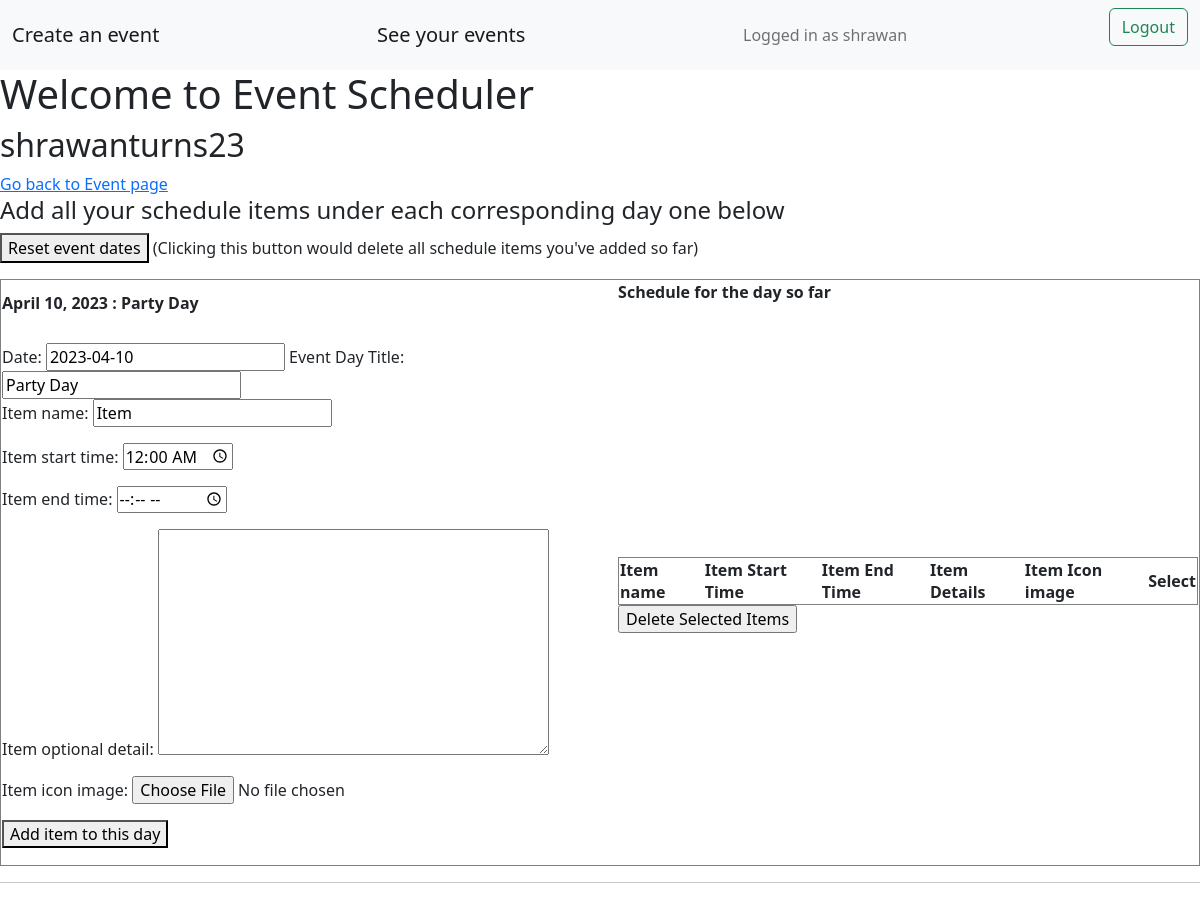
The app's page /event/shrawanturns23/eventscheduler (signed in) with its own data.
### accounts/models.py (models this page shows, shortened)
class Account(AbstractBaseUser):
    email = models.EmailField(verbose_name="email",max_length=60,unique=True)
    username = models.CharField(max_length=30,unique=True)
    date_joined = models.DateTimeField(verbose_name="date joined",auto_now_add=True)
    last_login = models.DateTimeField(verbose_name="last login",auto_now=True)
    is_admin = models.BooleanField(default=False)
    is_active = models.BooleanField(default=True)
    is_staff = models.BooleanField(default=False)
    is_superuser = models.BooleanField(default=False)
    profile_image = models.ImageField(max_length=255,upload_to = get_profile_image_filepath, null = True, blank = True)
    hide_email = models.BooleanField(default=True)
    phone_number = PhoneNumberField(unique=True)
    USERNAME_FIELD = 'email'
    REQUIRED_FIELDS = ['username','phone_number']
    objects = MyAccountManager()

### events/models.py (models this page shows, shortened)
class Event(models.Model):
    title = models.CharField(max_length=200)
    eventcode = models.CharField(max_length=50,primary_key=True)
    description = RichTextField(blank=True)
    eventtype = models.CharField(max_length=200)
    created = models.DateTimeField(auto_now_add=True)
    location = models.CharField(max_length=200)
    contactperson = models.CharField(max_length=200)
    contactpersonphone = PhoneNumberField()
    user = models.ForeignKey(Account,on_delete=models.CASCADE)
    mark_event_as_completed = models.BooleanField(default=False)
    image = models.ImageField(upload_to='events/images/',blank=True)
    invitation_email_subject = models.CharField(max_length=200, blank=True)
    invitation_email_content = RichTextField(blank=True)
    invitation_whatsapp_content = models.TextField(blank=True,null=True)
    invitation_image = models.ImageField(upload_to='events/images/',blank=True,null = True)
    eventstartdate = models.DateField()
    eventenddate = models.DateField()
    event_start_time = models.TimeField(default=datetime.time(00, 00))
    event_end_time = models.TimeField(blank = True,null=True)
    information_on_schedule = models.TextField(blank=True,null = True)
    event_venue_iframe = models.TextField(blank = True,null=True)
    event_venue_photo = models.ImageField(upload_to='events/images/',blank=True,null=True)
    eventrange = models.PositiveSmallIntegerField(default = 1)
    information_on_venue = models.TextField(blank=True,null = True)
    rsvp_option = models.BooleanField(default=True)
    scheduling_option = models.BooleanField(default=True)
    gallery_option = models.BooleanField(default=True)
    wishes_option = models.BooleanField(default=True)
    rsvp_code = models.CharField(max_length=7,blank=True)
    theme = models.CharField(max_length=50, choices=THEME_CHOICES, default='default-theme.css')

class EventDate(models.Model):
    day_eventcode = models.ForeignKey(Event,on_delete=models.CASCADE)
    day_date = models.DateField(default=datetime.date.today)
    day_dayname = models.CharField(max_length=70,default="Day")

### invites/views.py (the view, shortened to what this page needs)
# urls.py: path('event/<str:eventcode_key>/eventscheduler',views.eventscheduler,name='eventscheduler'),
@login_required
def eventscheduler(request,eventcode_key):
    event = Event.objects.get(user = request.user, eventcode = eventcode_key)
    eventdates = EventDate.objects.filter(day_eventcode = event)
    if len(eventdates) == 0:
        if event.eventstartdate == event.eventenddate:
            selected_dates = [event.eventstartdate.strftime("%Y-%m-%d")]
            date_range = [event.eventstartdate.strftime("%Y-%m-%d")]
        else:
            selected_dates, date_range = get_event_date_range(event)
            print(selected_dates)
        if request.method == 'GET' and len(date_range) > 1:
            return render(request,'invites/eventscheduler.html',{'event':event,'date_range':date_range})
        elif request.method == 'GET' and len(date_range) == 1:
            return render(request,'invites/eventscheduler.html',{'event':event,'selected_dates':selected_dates})
        else:
            if 'selected_date' in request.POST:
                selected_dates = list(request.POST.getlist('selected_date',[]))
                print(f'dates selected {selected_dates}')
                request.session['selected_dates'] = selected_dates
                return render(request,'invites/eventscheduler.html',{'event':event,'selected_dates':selected_dates})
            elif 'selected_dates' in request.session and set(request.session['selected_dates']).issubset(set(list(request.POST.keys()))):
                for date in request.POST:
                    if date == 'csrfmiddlewaretoken':
                        continue
                    EventDate.objects.create(day_eventcode = event,day_date = date,day_dayname = request.POST[date])
                return redirect('eventscheduler',eventcode_key = eventcode_key)
            else:
                print('failed')
                print(set(selected_dates))
                print(set(list(request.POST.keys())))
                print(dict(request.POST))
                temp_dict = dict(request.POST)
                del temp_dict['csrfmiddlewaretoken']
                date = list(temp_dict.keys())[0]
                name = list(temp_dict.values())[0][0]
                EventDate.objects.create(day_eventcode = event,day_date = date,day_dayname = name)
                return redirect('eventscheduler',eventcode_key = eventcode_key)
    else:
        existing_schedlues = Schedule.objects.filter(item_eventcode = event)
        if request.method == 'GET':
            form_map = {}
            for eventdate in eventdates:
                schedule_for_the_day = existing_schedlues.filter(item_date = eventdate)
                form_map.update({eventdate.day_date:[eventdate.day_dayname,ScheduleItemForm(),schedule_for_the_day]})
            return render(request,'invites/eventscheduler.html',{'event':event,'form_map':form_map})

### invites/templates/invites/eventscheduler.html (shortened to what this page needs)
{% extends 'invites/base.html' %}
{% block content %}
<h1>Welcome to Event Scheduler</h1>
<h2>{{ event.title }}</h2>
<a href = "{% url 'viewevent' event.eventcode %}">Go back to Event page</a>
{% if form_map %}
<h4>Add all your schedule items under each corresponding day one below</h4>
<form method="POST" action="{% url 'changeeventdates' event.eventcode %}">
    <button type="submit">Reset event dates</button>
    <label>(Clicking this button would delete all schedule items you've added so far) </label>
</form>
    {% for date, form in form_map.items %}
        <table border="1">
            <tr>
                <th><p>{{ date }} : {{ form.0 }}</p> </th>
                <th><p>Schedule for the day so far</p><br> </th>
            </tr>
            <tr>
                <td>
                    <form method="POST" enctype='multipart/form-data'>
                        <label for="date">Date:</label>
                        <input type="text" name="date" value="{{ date|date:'Y-m-d' }}" readonly>
                        <label for="dayname">Event Day Title:</label>
                        <input type="text" name="dayname" value="{{ form.0 }}" readonly>
                        {{form.1.as_p}}
                        <button type="submit">Add item to this day</button>
                    </form>
                </td>
                <td>
                    <form method = "POST" action="{% url 'changescheduleitems' event.eventcode %}">
                        <table border="1">
                            <tr>
                                <th>Item name</th>
                                <th>Item Start Time</th>
                                <th>Item End Time</th>
                                <th>Item Details</th>
                                <th>Item Icon image</th>
                                <th>Select</th>
                            </tr>
                        </table>
                        <input type = "submit" name = "Delete_Selected" value = "Delete Selected Items">
                    </form>
                </td>
            </tr>
        </table>
        <hr>
    {% endfor %}
{% endif %}
{% endblock %}

### invites/templates/invites/base.html (shortened to what this page needs)
<link href="https://cdn.jsdelivr.net/npm/bootstrap@5.2.0/dist/css/bootstrap.min.css" rel="stylesheet">
{% if user.is_authenticated %}
    <nav class="navbar bg-light">
        <div class="container-fluid">
            <a class="navbar-brand" href = "{% url 'createevent' %}">Create an event</a>
            <a class="navbar-brand" href = "{% url 'allactions' %}">See your events</a>
            <span class="navbar-text">
                Logged in as {{ user.username }}
            </span>
            <form method="POST" action = "{% url 'logoutuser' %}">
                <button class="btn btn-outline-success" type="submit">Logout</button>
            </form>
        </div>
    </nav>
{% endif %}
{% block content%}{% endblock %}

### records on screen
Account: username "shrawan"
Event: title "shrawanturns23"
EventDate: form_map "April 10, 2023", day_dayname "Party Day", form_map "2023-04-10", dayname "Party Day"
